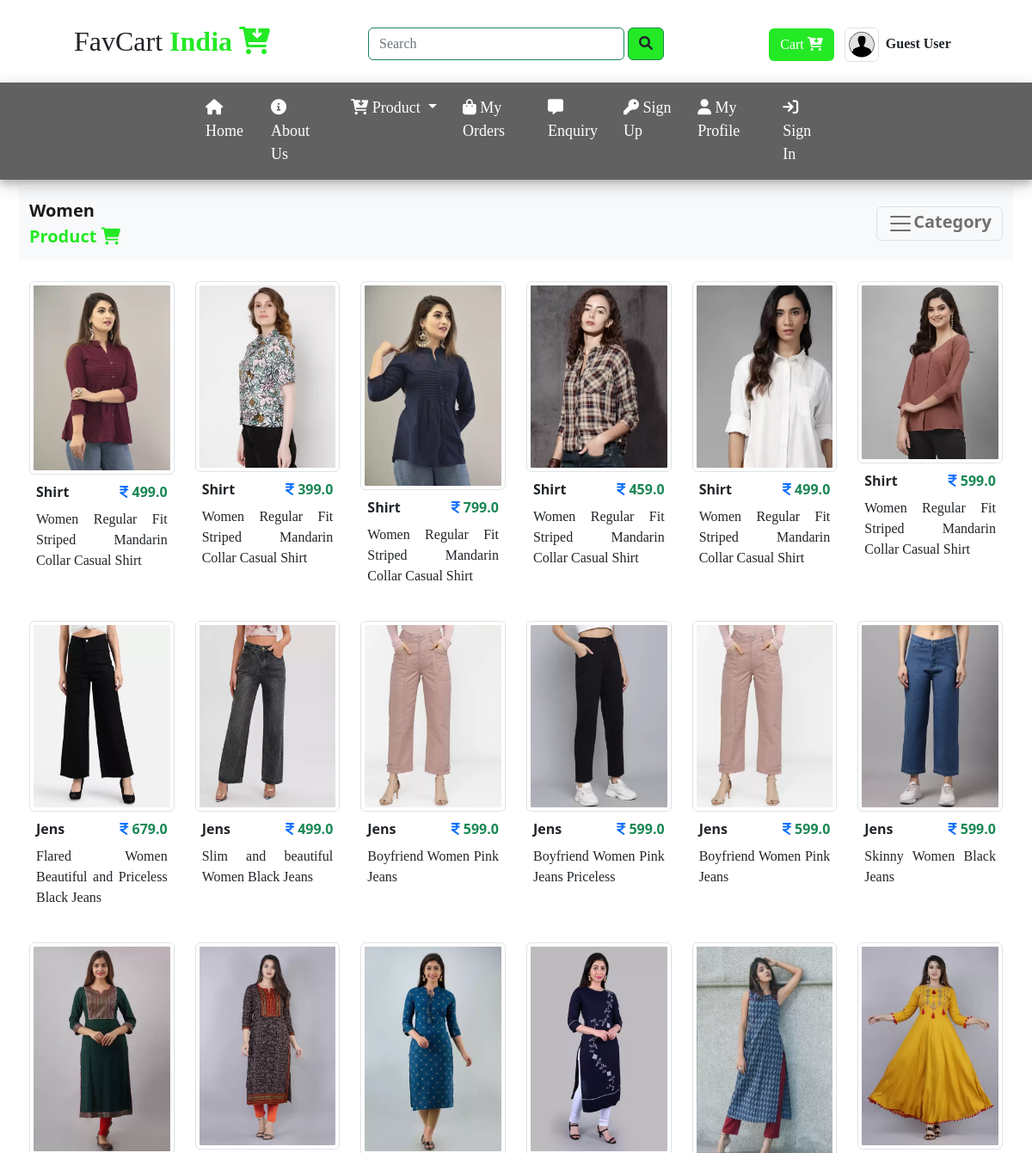
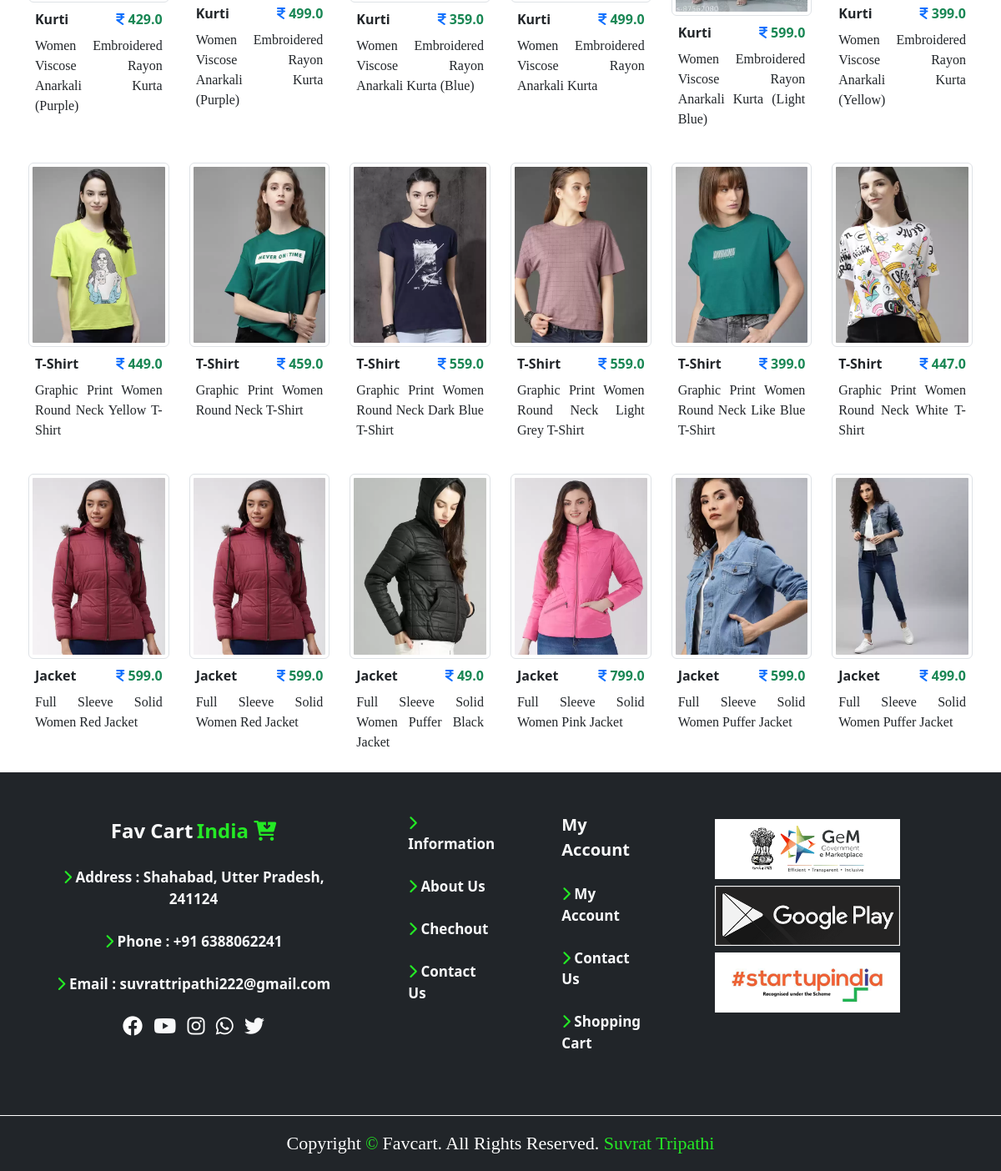
The app's page /user/womens/ with its own data (2 pictures, top to bottom).
### user/models.py (models this page shows)
class myproduct(models.Model):
    pprice = models.FloatField()
    dprice = models.FloatField()
    psize = models.CharField(max_length=20)
    pcolor = models.CharField(max_length=20)
    pdes = models.TextField()
    pdel = models.CharField(max_length=60)
    ppic = models.ImageField(upload_to='static/product/', default="")
    pdate = models.DateField()
    pcategory = models.ForeignKey(category, on_delete=models.CASCADE, null=True)
    mcategory = models.ForeignKey(maincate, on_delete=models.CASCADE, null=True)

class category(models.Model):
    Name = models.CharField(max_length=40)
    CPic = models.ImageField(upload_to='static/category/', null=True)
    def __str__(self):
        return self.Name

### user/views.py (the view)
# urls.py: path('womens/', views.womens),
def womens(request):
    user = request.session.get('userid')
    ct = ""
    if user:
        ct = mcart.objects.all().filter(userid=user).count()
    cid = request.GET.get('abc')
    cat = category.objects.all().order_by('-id')
    data = myproduct.objects.all().filter(mcategory=2)
    if cid is not None:
        data = myproduct.objects.all().order_by('-id').filter(mcategory=2, pcategory=cid)
    mydict = {"cats": cat, "prodata": data, "cart":ct}
    return render(request, 'user/womens.html',mydict)

### templates/user/womens.html (shortened to what this page needs)
{% extends 'base.html' %}
{% load static %}
{% block content %}
<div class="container">
<div class="row">
    <div class="col-sm-12 px-1">
        <div class="row mt-2">
            <nav class="navbar bg-light">
  <div class="container-fluid">
    <a class="navbar-brand" href="#"><b>Women </b><br>
                <b class="text-ocolor">Product <i class="fa-solid fa-cart-shopping"></i></b></a>
    <button class="navbar-toggler" type="button" data-bs-toggle="offcanvas" data-bs-target="#offcanvasNavbar" aria-controls="offcanvasNavbar">
      <span class="navbar-toggler-icon"></span><b>Category</B>
    </button>
  </div>
</nav>
            {% for a in prodata %}
            <div class="col col-lg-2 col-md-3 pt-4">
                <a href="/user/viewproduct?msg={{a.id}}" style="text-decoration: none;">
                    <center>
                    <img src="/{{a.ppic}}" class="img-thumbnail" style="max-height: 400px; min-width: 120px;" />
                    </center>
                    <div class="px-2 pt-2">
                        <b class="text-dark">{{a.pcategory}}</b>
                        <b class="text-success float-end ps-2"><i class="fa-solid fa-indian-rupee-sign text-primary"></i> {{a.dprice}}</b><br>
                        <p class="text-dark pt-2" style="text-align: justify; font-family: 'Times New Roman', Times, serif;">{{a.pdes}}</p>
                    </div>
            </a>
            </div>
            {% endfor %}
        </div>
    </div>
</div>
</div>
{% endblock %}

### templates/base.html (shortened to what this page needs)
<!DOCTYPE html>
{% load static %}
<html lang="en">
<head>
    <link href="{% static 'css/bootstrap.css' %}" rel="stylesheet"/>
    <link href="{% static 'css/all.css' %}" rel="stylesheet"/>
</head>
<body>
<div class="container-fluid">
    <div class="row header py-4" style="font-family:Times New Roman">
        <div class="col col-lg-4 col-md-6 fs-2 text-center">
            FavCart <b class="text-ocolor text-center">India
            <i class="fa-solid fa-cart-arrow-down"></i></b>
        </div>
        <div class="col-sm-12 col-lg-4 col-md-6 pt-2 text-center">
		<center>
            <form method="get" action="/search" class=" px-3 d-flex" role="search">
        <input class="form-control border border-1 border-success me-1" name="query" id="query" type="search" placeholder="Search" aria-label="Search" required/>
        <button class="btn btn-outline-success bg-ocolor text-dark" type="submit"><i class="fa-solid fa-search"></i></button>
            </form>
			</center>
        </div>
        <div class="col-sm-12 col-lg-4 col-md-12 pt-2 text-center">
            <a href="/user/showcart/" class="btn bg-ocolor text-white">
                Cart <i class="fa-solid fa-cart-arrow-down"></i>
            </a>
            {% if request.session.userid %}
            <img src="/{{request.session.userpic}}" class="img-thumbnail ms-2" style="max-height:40px;"/>
            <b class="ps-1">{{ request.session.userid }}</b>
            {% else %}
            <img src="{% static 'profile/dimg.png' %}" class="img-thumbnail ms-2" style="max-height:40px;"/>
            <b class="ps-1">Guest User</b>
            {% endif %}
        </div>
    </div>
    <div class="row menu sticky-top bg-bcolor" style="min-height:45px; box-shadow:0 4px 8px 0 rgba(0,0,0,.2), 0 6px 20px 0 rgba(0,0,0,.19);">
        <div class="col-sm-2"></div>
        <div class="col-sm-8">
            <nav class="navbar navbar-expand-lg" id="menu">
  <div class="container-fluid">
    <div class="collapse navbar-collapse" id="navbarSupportedContent">
      <ul class="navbar-nav me-auto mb-2 mb-lg-0">
        <li class="nav-item">
          <a class="nav-link active" aria-current="page" href="/user/index/"><i class="fa-solid fa-house"></i> Home</a>
        </li>
        <li class="nav-item">
          <a class="nav-link" href="/user/about/"><i class="fa fa-info-circle"> </i> About Us</a>
        </li>
        <li class="nav-item dropdown">
          <a class="nav-link dropdown-toggle" href="/user/product/" role="button" data-bs-toggle="dropdown" aria-expanded="false">
           <i class="fa-solid fa-cart-arrow-down"></i> Product
          </a>
        </li>
        <li class="nav-item">
          <a class="nav-link" href="/user/myorder/"><i class="fa-solid fa-bag-shopping"></i> My Orders</a>
        </li>
          <li class="nav-item">
          <a class="nav-link" href="/user/enquiry/"><i class="fa-solid fa-message"></i> Enquiry</a>
        </li>
          <li class="nav-item">
          <a class="nav-link" href="/user/signup/"><i class="fa-solid fa-key"></i> Sign Up</a>
        </li>
          <li class="nav-item">
          <a class="nav-link" href="/user/profile/"><i class="fa-solid fa-user"></i> My Profile</a>
        </li>
          {% if request.session.userid %}
          <li class="nav-item">
          <a class="nav-link" href="/user/signout/"><i class="fa-solid fa-arrow-right-to-bracket"></i> Sign Out</a>
        </li>
          {% else %}
          <li class="nav-item">
          <a class="nav-link" href="/user/signin/"><i class="fa-solid fa-arrow-right-to-bracket"></i> Sign In</a>
        </li>
          {% endif %}
      </ul>
    </div>
  </div>
</nav>
        </div>
        <div class="col-sm-2"></div>
    </div>
    <div class="row">
        <div class="col-sm-12 pb-2">
            {% block content %}
            {% endblock %}
        </div>
    </div>
    <div class="row ufooter bg-dark p-5">
        <div class="col-lg-4 text-center col-md-12 p-1" style="font-size:17px;">
            <b class="text-light fs-4">Fav Cart</b> <b class="text-ocolor text-center fs-4">India
            <i class="fa-solid fa-cart-arrow-down"></i></b><br><br>
            <b class="text-light"><i class="fa-solid fa-chevron-right text-ocolor"></i> Address : Shahabad, Utter Pradesh, 241124</b><br><br>
            <a href="tel:+91 6388062241" class="text-light" style="text-decoration:none;"><b><i class="fa-solid fa-chevron-right text-ocolor"></i> Phone : +91 6388062241</b></a><br><br>
            <a href="mailto:suvrattripathi222@gmail.com" class="text-light" style="text-decoration:none;"><b><i class="fa-solid fa-chevron-right text-ocolor"></i> Email : suvrattripathi222@gmail.com</b></a><br><br>
			<a href="https://www.facebook.com/suvrattripathi" target="_blank" class="fa-brands fa-facebook fs-4" style="text-decoration:none; color:white"></a>&nbsp;&nbsp;
            <i class="fa-brands fa-youtube text-light fs-4"></i>&nbsp;&nbsp;
            <a href="https://www.instagram.com/suvrat.tripathi.18/" target="_blank" class="fa-brands fa-instagram fs-4" style="text-decoration:none; color:white"></a>&nbsp;&nbsp;
            <a href="https://api.whatsapp.com/send?phone=+916388062241" target="_blank" class="fa-brands fa-whatsapp fs-4" style="text-decoration:none; color:white"></a>&nbsp;&nbsp;
            <i class="fa-brands fa-twitter text-light fs-4"></i>
        </div>
        <div class="col-lg-4 col-md-12 ">
            <div class="row">
                <div class="col-sm-2"></div>
                <div class="col-sm-4" style="font-size:17px;">
                    <a href="/user/about/" class="text-light" style="text-decoration:none;"><b><i class="fa-solid fa-chevron-right text-ocolor"></i> Information</b></a><br><br>
                    <a href="/user/about/" class="text-light" style="text-decoration:none;"><b><i class="fa-solid fa-chevron-right text-ocolor"></i> About Us</b></a><br><br>
                    <a href="/user/about/" class="text-light" style="text-decoration:none;"><b><i class="fa-solid fa-chevron-right text-ocolor"></i> Chechout</b></a><br><br>
                    <a href="/user/enquiry/" class="text-light" style="text-decoration:none;"><b><i class="fa-solid fa-chevron-right text-ocolor"></i> Contact Us</b></a><br><br>
                </div>
                <div class="col-sm-2"></div>
                <div class="col-sm-4" style="font-size:17px;">
                    <b class="text-light fs-5">My Account</b><br><br>
                    <a href="/user/profile/" class="text-light" style="text-decoration:none"><b><i class="fa-solid fa-chevron-right text-ocolor"></i> My Account</b></a><br><br>
                    <a href="/user/enquiry/" class="text-light" style="text-decoration:none"><b><i class="fa-solid fa-chevron-right text-ocolor"></i> Contact Us</b></a><br><br>
                    <a href="/user/showcart/" class="text-light" style="text-decoration:none"><b><i class="fa-solid fa-chevron-right text-ocolor"></i> Shopping Cart</b></a><br><br>
                </div>
            </div>
        </div>
        <div class="col-lg-4 col-md-12 col-sm-2 text-center">
             <img src="{% static 'images/f1.png' %}" class="pt-2" height="80px"/><br>
             <img src="{% static 'images/f2.png' %}" class="pt-2" height="80px"/><br>
             <img src="{% static 'images/f3.png' %}" class="pt-2" height="80px"/><br>
        </div>
    </div>
    <div class="row bfooter bg-dark p-2 ">
        <div class="col-sm-12 p-0" style="font-family: 'Times New Roman', Times, serif;">
            Copyright <span class="text-ocolor fs-5"> &copy; </span> Favcart. All Rights Reserved. <a href="/user/mypage/" class="text-ocolor">Suvrat Tripathi</a>
        </div>
    </div>
</div>
</body>
</html>

### records on screen
myproduct: ppic (picture), pcategory "Shirt", dprice "499.0", pdes "Women Regular Fit Striped Mandarin Collar Casual Shirt"
myproduct: ppic (picture), pcategory "Shirt", dprice "399.0", pdes "Women Regular Fit Striped Mandarin Collar Casual Shirt"
myproduct: ppic (picture), pcategory "Shirt", dprice "799.0", pdes "Women Regular Fit Striped Mandarin Collar Casual Shirt"
myproduct: ppic (picture), pcategory "Shirt", dprice "459.0", pdes "Women Regular Fit Striped Mandarin Collar Casual Shirt"
myproduct: ppic (picture), pcategory "Shirt", dprice "499.0", pdes "Women Regular Fit Striped Mandarin Collar Casual Shirt"
myproduct: ppic (picture), pcategory "Shirt", dprice "599.0", pdes "Women Regular Fit Striped Mandarin Collar Casual Shirt"
myproduct: ppic (picture), pcategory "Jens", dprice "679.0", pdes "Flared Women Beautiful and Priceless Black Jeans"
myproduct: ppic (picture), pcategory "Jens", dprice "499.0", pdes "Slim and beautiful Women Black Jeans"
myproduct: ppic (picture), pcategory "Jens", dprice "599.0", pdes "Boyfriend Women Pink Jeans"
myproduct: ppic (picture), pcategory "Jens", dprice "599.0", pdes "Boyfriend Women Pink Jeans Priceless"
myproduct: ppic (picture), pcategory "Jens", dprice "599.0", pdes "Boyfriend Women Pink Jeans"
myproduct: ppic (picture), pcategory "Jens", dprice "599.0", pdes "Skinny Women Black Jeans"
myproduct: ppic (picture), pcategory "Kurti", dprice "429.0", pdes "Women Embroidered Viscose Rayon Anarkali Kurta (Purple)"
myproduct: ppic (picture), pcategory "Kurti", dprice "499.0", pdes "Women Embroidered Viscose Rayon Anarkali Kurta (Purple)"
myproduct: ppic (picture), pcategory "Kurti", dprice "359.0", pdes "Women Embroidered Viscose Rayon Anarkali Kurta (Blue)"
myproduct: ppic (picture), pcategory "Kurti", dprice "499.0", pdes "Women Embroidered Viscose Rayon Anarkali Kurta"
myproduct: ppic (picture), pcategory "Kurti", dprice "599.0", pdes "Women Embroidered Viscose Rayon Anarkali Kurta (Light Blue)"
myproduct: ppic (picture), pcategory "Kurti", dprice "399.0", pdes "Women Embroidered Viscose Rayon Anarkali Kurta (Yellow)"
myproduct: ppic (picture), pcategory "T-Shirt", dprice "449.0", pdes "Graphic Print Women Round Neck Yellow T-Shirt"
myproduct: ppic (picture), pcategory "T-Shirt", dprice "459.0", pdes "Graphic Print Women Round Neck T-Shirt"
myproduct: ppic (picture), pcategory "T-Shirt", dprice "559.0", pdes "Graphic Print Women Round Neck Dark Blue T-Shirt"
myproduct: ppic (picture), pcategory "T-Shirt", dprice "559.0", pdes "Graphic Print Women Round Neck Light Grey T-Shirt"
myproduct: ppic (picture), pcategory "T-Shirt", dprice "399.0", pdes "Graphic Print Women Round Neck Like Blue T-Shirt"
myproduct: ppic (picture), pcategory "T-Shirt", dprice "447.0", pdes "Graphic Print Women Round Neck White T-Shirt"
myproduct: ppic (picture), pcategory "Jacket", dprice "599.0", pdes "Full Sleeve Solid Women Red Jacket"
myproduct: ppic (picture), pcategory "Jacket", dprice "599.0", pdes "Full Sleeve Solid Women Red Jacket"
myproduct: ppic (picture), pcategory "Jacket", dprice "49.0", pdes "Full Sleeve Solid Women Puffer Black Jacket"
myproduct: ppic (picture), pcategory "Jacket", dprice "799.0", pdes "Full Sleeve Solid Women Pink Jacket"
myproduct: ppic (picture), pcategory "Jacket", dprice "599.0", pdes "Full Sleeve Solid Women Puffer Jacket"
myproduct: ppic (picture), pcategory "Jacket", dprice "499.0", pdes "Full Sleeve Solid Women Puffer Jacket"
